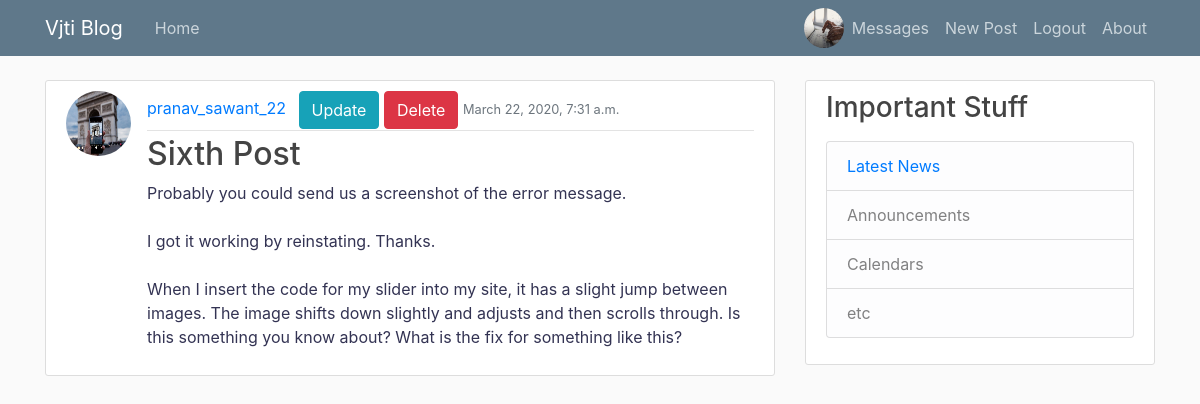
/post/6/ (signed in), run on the app's committed database.
### users/models.py (models this page shows)
class Profile(models.Model):
    user = models.OneToOneField(User,on_delete=models.CASCADE)#have one to one relation with user
    image = models.ImageField(default='default.jpg',upload_to='profile_pics')
    bio = models.TextField()

### blog/models.py (models this page shows, shortened)
class Post(models.Model):
    title = models.CharField(max_length=100)
    content = models.TextField()
    date_posted=models.DateTimeField(default=timezone.now)
    author = models.ForeignKey(User,on_delete=models.CASCADE)

### blog/views.py (the view)
# urls.py: path('post/<int:pk>/',PostDetailView.as_view(),name="post-detail"),
class PostDetailView(DetailView):
    model = Post

### blog/templates/blog/post_detail.html
{% extends "base.html" %}
{% block content %}
  <article class="media content-section">
    <img class="rounded-circle article-img" src="{{ object.author.profile.image.url }}">
    <div class="media-body">
      <div class="article-metadata">
        <a class="mr-2" href="/profile/">{{ object.author }}</a>
                <a class="btn btn-info" href="{% url 'post-update' object.id%}">Update</a>
        <a class="btn btn-danger" href="{% url 'post-delete' object.id%}">Delete</a>
        <small class="text-muted">{{ object.date_posted }}</small>
      </div>
      <h2 class="article-title">{{ object.title }}</h2>
      <p class="article-content">{{ object.content }}</p>
    </div>
  </article>
{% endblock content %}

### blog/templates/base.html (shortened to what this page needs)
{%load static%}
<!DOCTYPE html>
<html lang="en">
<head>
    <link rel="stylesheet" href="https://maxcdn.bootstrapcdn.com/bootstrap/4.0.0/css/bootstrap.min.css">
</head>
<body>
<header class="site-header">
  <nav class="navbar navbar-expand-md navbar-dark bg-steel fixed-top">
    <div class="container">
      <a class="navbar-brand mr-4" href="/">Vjti Blog</a>
      <div class="collapse navbar-collapse" id="navbarToggle">
        <div class="navbar-nav mr-auto">
          <a class="nav-item nav-link" href="/">Home</a>
        </div>
        <div class="navbar-nav">
            {%if user.is_authenticated%}
            {%if user.profile.image%}
                    <a href="/profile"> <img width="40px" height="40px" class="rounded-circle account-img" src="{{ user.profile.image.url }}" >
                        </a>
                        {% endif %}
                    <a class="nav-item nav-link" href="#">Messages</a>
               <a class="nav-item nav-link" href="{% url 'post-create' %}">New Post</a>
                  <a class="nav-item nav-link" href="/logout/">Logout</a>
            {% else %}
                  <a class="nav-item nav-link" href="/login/">Login</a>
                  <a class="nav-item nav-link" href="/register/">Register</a>
            {% endif %}
                      <a class="nav-item nav-link" href="/about">About</a></>
        </div>
      </div>
    </div>
  </nav>
</header>
<main role="main" class="container">
  <div class="row">
    <div class="col-md-8">
      {% block content %}{% endblock %}
    </div>
    <div class="col-md-4">
      <div class="content-section">
        <h3>Important Stuff</h3>
        <p class='text-muted'>
          <ul class="list-group">
            <li class="list-group-item list-group-item-light"><a href="https://news.google.co.in/">Latest News</a> </li>
            <li class="list-group-item list-group-item-light">Announcements</li>
            <li class="list-group-item list-group-item-light">Calendars</li>
            <li class="list-group-item list-group-item-light">etc</li>
          </ul>
        </p>
      </div>
    </div>
  </div>
</main>
</body>
</body>
</html>

### blog/templates/base.html (style rules this page uses)
body { background: #fafafa; color: #333353; margin-top: 5rem; }
h1, h2, h3, h4, h5, h6 { color: #444444; }
ul { margin: 0; }
.bg-steel { background-color: #5f788a; }
.site-header .navbar-nav .nav-link { color: #cbd5db; }
.content-section { background: #ffffff; padding: 10px 20px; border: 1px solid #dddddd; border-radius: 3px; margin-bottom: 20px; }
.article-title { color: #444444; }
.article-content { white-space: pre-line; }
.article-img { height: 65px; width: 65px; margin-right: 16px; }
.article-metadata { padding-bottom: 1px; margin-bottom: 4px; border-bottom: 1px solid #e3e3e3 }

### data on the page
Post: author.profile.image (picture), author "pranav_sawant_22", date_posted "March 22, 2020, 7:31 a.m.", title "Sixth Post", content "Probably you could send us a screenshot of the error message. I got it working by reinstating. Thanks. When I insert the code for my slider into my site, it has a slight jump between images. The image shifts down slightly and adjusts and then scrolls through. Is this something you know about? What is the fix for something like this?"
